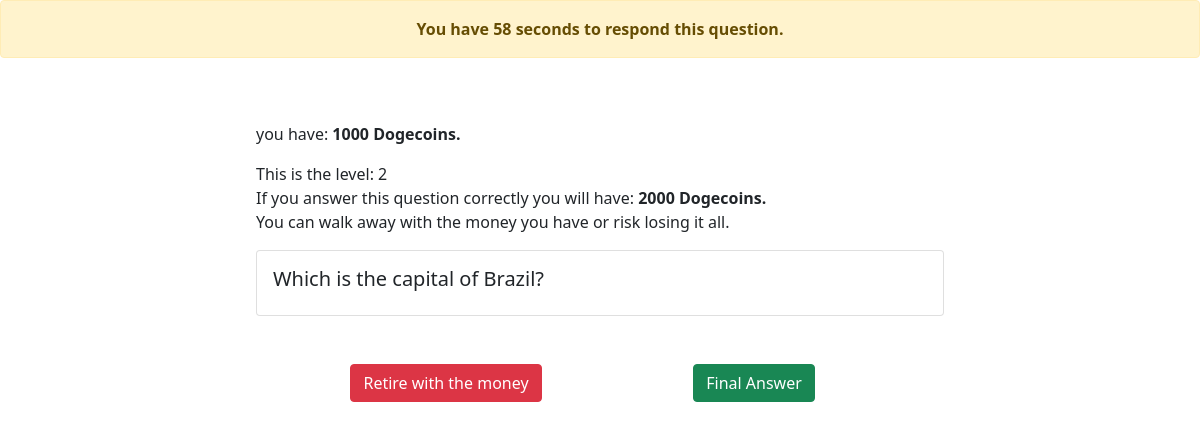
Before: /game/2 with the older database file.
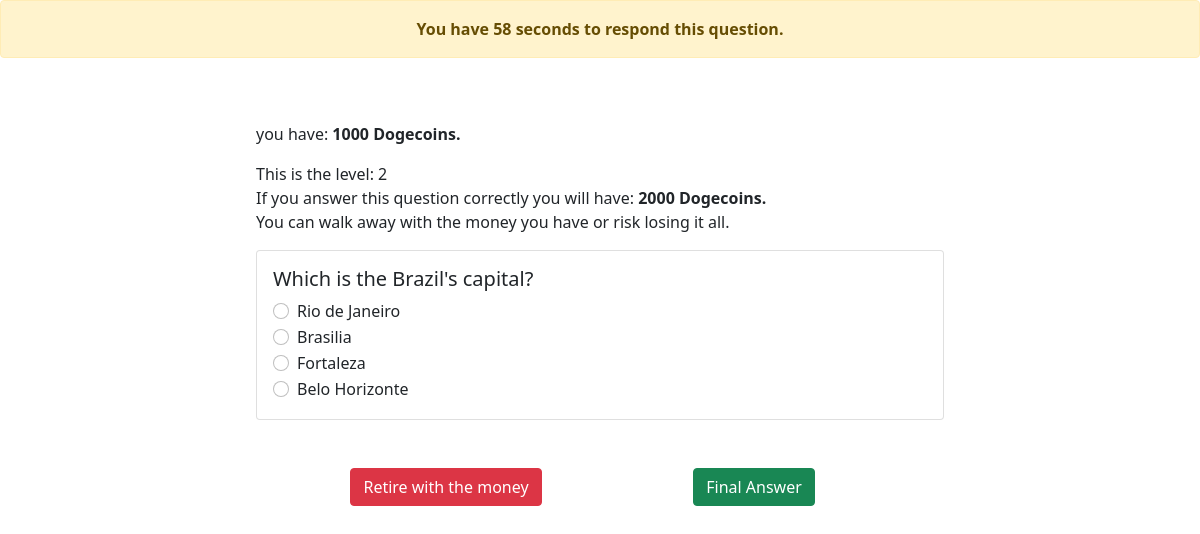
After: the same page with the newer database file.
### API/models.py (models this page shows)
class Question(models.Model):
    level = models.IntegerField()
    body = models.CharField(max_length=120)

class Answer(models.Model):
    questionId = models.ForeignKey(Question, on_delete=models.CASCADE)
    body = models.CharField(max_length=120)
    state = models.BooleanField()

### game/views.py (the view)
# urls.py: path('game/', include('game.urls'))
def game(request, level=0):
    questions = list(Question.objects.filter(level=level).values())
    if len(questions) > 0:
        r = random.randint(0, len(questions)-1)
        question = questions[r]
    money = (level-1)*1000
    nextMoney = money + 1000
    answers = list(Answer.objects.filter(questionId=question["id"]).values())
    context = {'title' : "game", 'level' : level, 'question' : question, 'answers' : answers, 'money' : money, 'nextMoney' : nextMoney}
    return render(request, 'game.html', context)

### game/templates/game.html (shortened to what this page needs)
<!DOCTYPE html>
<html lang="en">
<head>
    <link href="https://cdn.jsdelivr.net/npm/bootstrap@5.0.2/dist/css/bootstrap.min.css" rel="stylesheet">
</head>
<body>
    <div class="alert alert-warning" role="alert" id="countmesg"></div>
    <div class="container p-5">
        <div class="row">
          <div class="col"></div>
          <div class="col-8">
            <form action="/game/step" method="POST">{% csrf_token %}
                <p><strong>{{user.username}}</strong> you have: <strong>{{money}} Dogecoins.</strong></p>
                <h1">This is the level: {{level}}</h1>
                <p>
                    If you answer this question correctly you will have: <strong>{{nextMoney}} Dogecoins.</strong><br>
                    You can walk away with the money you have or risk losing it all.
                </p>
                <div class="card">
                    <div class="card-body">
                        <h5 class="card-title">{{question.body}}</h5>
                        {% for answer in answers %}
                            <div class="form-check">
                                <input class="form-check-input" type="radio" name="radio" id="radio1" value="{{answer.id}}">
                                <label class="form-check-label" for="flexRadioDefault1">
                                {{answer.body}}
                                </label>
                            </div>
                        {% endfor %}
                    </div>
                </div>
                <div class="row p-5">
                    <div class="col text-center">
                        <a href="retire/{{level}}" class="btn btn-danger">Retire with the money</a>
                    </div>
                    <div class="col text-center">
                        <div class="form-group">
                            <button type="submit" class="btn btn-success btn-block text-white">Final Answer</button>
                        </div>
                    </div>
                </div>
            </form>
          </div>
          <div class="col"></div>
        </div>
      </div>
</body>
</html>

Changed rows visible on the page:
changed Question: body "Which is the capital of Brazil?" → "Which is the Brazil's capital?"
added Answer: body "Rio de Janeiro"
added Answer: body "Brasilia"
added Answer: body "Fortaleza"
added Answer: body "Belo Horizonte"
